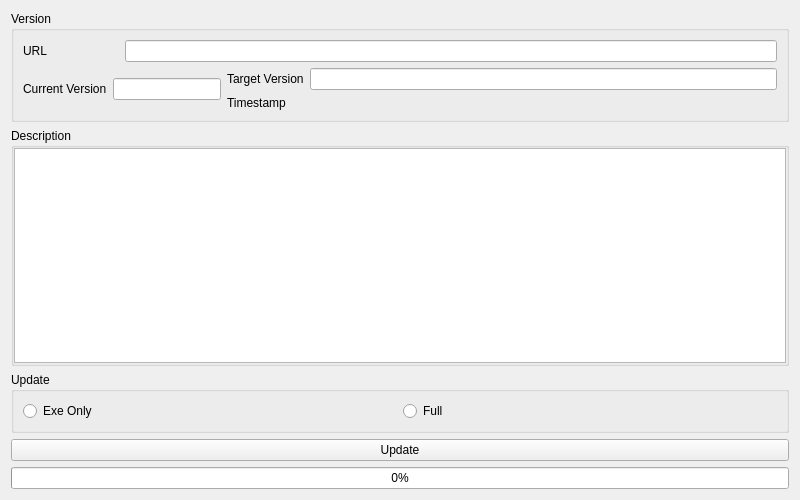
<?xml version="1.0" encoding="UTF-8"?>
<ui version="4.0">
 <class>AutoUpdate</class>
 <widget class="QWidget" name="AutoUpdate">
  <property name="geometry">
   <rect>
    <x>0</x>
    <y>0</y>
    <width>800</width>
    <height>500</height>
   </rect>
  </property>
  <property name="windowTitle">
   <string>AutoUpdate</string>
  </property>
  <layout class="QGridLayout" name="gridLayout_3">
   <item row="3" column="0">
    <widget class="QPushButton" name="btnUpdate">
     <property name="text">
      <string>Update</string>
     </property>
    </widget>
   </item>
   <item row="1" column="0">
    <widget class="QGroupBox" name="groupBoxDescription">
     <property name="title">
      <string>Description</string>
     </property>
     <layout class="QGridLayout" name="gridLayout">
      <property name="leftMargin">
       <number>0</number>
      </property>
      <property name="topMargin">
       <number>0</number>
      </property>
      <property name="rightMargin">
       <number>0</number>
      </property>
      <property name="bottomMargin">
       <number>0</number>
      </property>
      <property name="spacing">
       <number>0</number>
      </property>
      <item row="0" column="0">
       <widget class="QTextBrowser" name="textBrowserDescription"/>
      </item>
     </layout>
    </widget>
   </item>
   <item row="2" column="0">
    <widget class="QGroupBox" name="groupBoxUpdate">
     <property name="title">
      <string>Update</string>
     </property>
     <layout class="QHBoxLayout" name="horizontalLayout">
      <item>
       <widget class="QRadioButton" name="radioButtonExeOnly">
        <property name="text">
         <string>Exe Only</string>
        </property>
       </widget>
      </item>
      <item>
       <widget class="QRadioButton" name="radioButtonFull">
        <property name="text">
         <string>Full</string>
        </property>
       </widget>
      </item>
     </layout>
    </widget>
   </item>
   <item row="0" column="0">
    <widget class="QGroupBox" name="groupBoxVersion">
     <property name="title">
      <string>Version</string>
     </property>
     <layout class="QGridLayout" name="gridLayout_2">
      <item row="0" column="0">
       <widget class="QLabel" name="labelURL">
        <property name="text">
         <string>URL</string>
        </property>
       </widget>
      </item>
      <item row="0" column="1" colspan="2">
       <widget class="QLineEdit" name="lineEditURL"/>
      </item>
      <item row="1" column="2">
       <layout class="QVBoxLayout" name="verticalLayout">
        <item>
         <layout class="QHBoxLayout" name="hLayTargetVersion">
          <item>
           <widget class="QLabel" name="labelTargetVersion">
            <property name="text">
             <string>Target Version</string>
            </property>
           </widget>
          </item>
          <item>
           <widget class="QLineEdit" name="lineEditTargetVersion"/>
          </item>
         </layout>
        </item>
        <item>
         <widget class="QLabel" name="labelTimestamp">
          <property name="text">
           <string>Timestamp</string>
          </property>
         </widget>
        </item>
       </layout>
      </item>
      <item row="1" column="0" colspan="2">
       <layout class="QHBoxLayout" name="hLayCurrentVersion">
        <item>
         <widget class="QLabel" name="labelCurrentVersion">
          <property name="text">
           <string>Current Version</string>
          </property>
         </widget>
        </item>
        <item>
         <widget class="QLineEdit" name="lineEditCurrentVersion"/>
        </item>
       </layout>
      </item>
     </layout>
    </widget>
   </item>
   <item row="4" column="0">
    <widget class="QProgressBar" name="progressBar">
     <property name="value">
      <number>0</number>
     </property>
    </widget>
   </item>
  </layout>
 </widget>
 <tabstops>
  <tabstop>lineEditURL</tabstop>
  <tabstop>lineEditCurrentVersion</tabstop>
  <tabstop>lineEditTargetVersion</tabstop>
  <tabstop>textBrowserDescription</tabstop>
  <tabstop>radioButtonExeOnly</tabstop>
  <tabstop>radioButtonFull</tabstop>
  <tabstop>btnUpdate</tabstop>
 </tabstops>
 <resources/>
 <connections/>
</ui>
